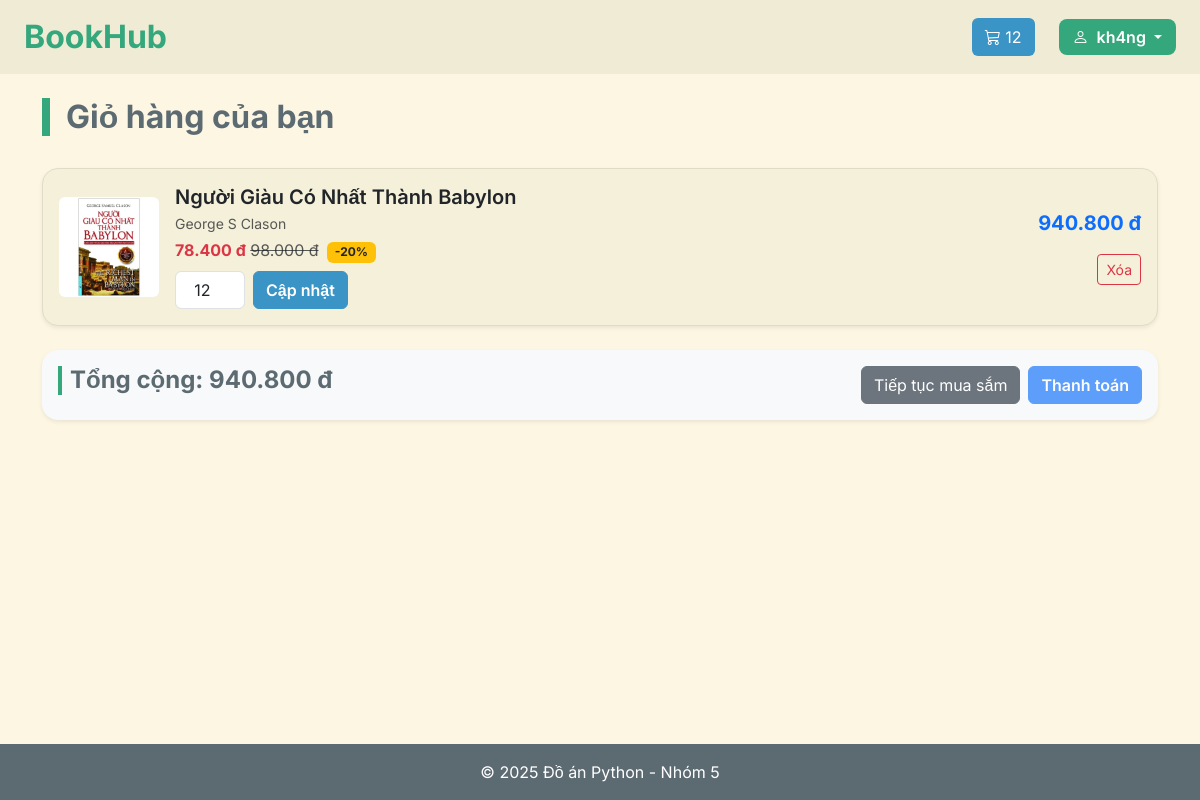
Page /cart/ (signed in) on the committed database.
### cart/models.py (models this page shows, shortened)
class CartItem(models.Model):
    cart = models.ForeignKey(Cart, on_delete=models.CASCADE, related_name='items')
    book = models.ForeignKey(Book, on_delete=models.CASCADE)
    quantity = models.IntegerField(default=1)
    def get_total_price(self):
        return self.quantity * self.book.get_discount_price()
    class Meta:
        verbose_name = 'Mục Giỏ hàng'
        verbose_name_plural = 'Mục Giỏ hàng'

### store/models.py (models this page shows, shortened)
class Book(models.Model):
    category = models.ForeignKey(Category, related_name='books', on_delete=models.CASCADE)
    title = models.CharField(db_index=True)
    slug = models.SlugField(unique=True)
    author = models.CharField(max_length=150)
    description = models.TextField(blank=True)
    price = models.DecimalField(max_digits=10, decimal_places=0)
    stock = models.IntegerField()
    available = models.BooleanField(default=True)
    image = models.ImageField(blank=True)
    discount_percent = models.PositiveIntegerField(default=0)
    created = models.DateTimeField(auto_now_add=True)
    updated = models.DateTimeField(auto_now=True)
    class Meta:
        ordering = ('title',)
        verbose_name = 'Sách'
        verbose_name_plural = 'Sách'
    def get_discount_price(self):
        if self.discount_percent > 0:
            return self.price * (100 - self.discount_percent) / 100
        return self.price

### cart/views.py (the view)
# urls.py: path("", views.cart_detail, name="cart_detail"),
def cart_detail(request):
    if not request.user.is_authenticated:
        return redirect('login')
    cart, created = Cart.objects.get_or_create(user=request.user)
    items = cart.items.select_related('book').all()
    total_price = sum(item.get_total_price() for item in items)
    message = request.session.pop('cart_message', None)
    context = {
        'cart': cart,
        'items': items,
        'total_price': total_price,
        'message': message,
    }
    return render(request, 'cart/detail.html', context)

### cart/context_processors.py (called while the page is built)
def cart_item_count(request):
    if request.user.is_authenticated:
        try:
            cart = request.user.cart
            count = sum(item.quantity for item in cart.items.all())
        except Cart.DoesNotExist:
            count = 0
    else:
        count = 0
    return {'cart_item_count': count}

### store/templatetags/money_filter.py (called while the page is built)
@register.filter
def money(value):
    try:
        value = int(value)
        return f"{value:,}".replace(",", ".") + " đ"
    except (ValueError, TypeError):
        return value

### cart/templates/cart/detail.html (shortened to what this page needs)
{% extends "layout.html" %}
{% load money_filter %}
{% block content %}
<div class="d-flex justify-content-between align-items-center mb-4">
    <h2 class="book-title">Giỏ hàng của bạn</h2>
</div>
{% if items %}
<div class="row g-3">
    {% for item in items %}
    <div class="col-12">
        <div class="card shadow-sm p-3 d-flex flex-row align-items-center rounded-4">
            <div class="me-3" style="width: 100px;">
                {% if item.book.image %}
                    <img src="{{ item.book.image.url }}" alt="{{ item.book.title }}" class="img-fluid rounded">
                {% else %}
                    <div class="d-flex justify-content-center align-items-center bg-light p-3 rounded text-muted">
                        Không có ảnh
                    </div>
                {% endif %}
            </div>
            <div class="flex-grow-1">
                <h5 class="mb-1 fw-semibold">{{ item.book.title }}</h5>
                <p class="mb-1 text-muted small">{{ item.book.author }}</p>
                <p class="mb-2">
                    {% if item.book.discount_percent > 0 %}
                        <span class="text-danger fw-bold">{{ item.book.get_discount_price|money }}</span>
                        <span class="text-muted"><s>{{ item.book.price|money }}</s></span>
                        <span class="badge bg-warning text-dark ms-1">-{{ item.book.discount_percent }}%</span>
                    {% else %}
                        <span class="fw-bold">{{ item.book.price|money }}</span>
                    {% endif %}
                </p>
                <form method="post" action="{% url 'cart_update' %}">
                    <div class="d-flex align-items-center gap-2">
                        <input type="number" name="quantity_{{ item.id }}" value="{{ item.quantity }}" min="1" max="{{ item.book.stock }}" class="form-control text-center" style="width: 70px;">
                          <button type="submit" class="btn btn-primary">Cập nhật</button>
                    </div>
                </form>
            </div>
            <div class="text-end ms-3">
                <p class="fw-bold fs-5 text-primary">{{ item.get_total_price|money }}</p>
                <form method="post" action="{% url 'cart_delete' item.id %}">
                    <button class="btn btn-sm btn-outline-danger">Xóa</button>
                </form>
            </div>
        </div>
    </div>
    {% endfor %}
</div>
<div class="mt-4 d-flex justify-content-between align-items-center flex-wrap bg-light p-3 rounded-4 shadow-sm">
    <h4 class="fw-bold">Tổng cộng: {{ total_price|money }}</h4>
    <div class="mt-2 mt-md-0 d-flex gap-2">
        <a href="{% url 'book_list' %}" class="btn btn-secondary">Tiếp tục mua sắm</a>
        <button class="btn btn-primary" disabled>Thanh toán</button>
    </div>
</div>
{% else %}
<div class="alert alert-info text-center">
    Giỏ hàng đang trống. <a href="{% url 'book_list' %}" class="fw-bold">Mua sắm ngay</a>.
</div>
{% endif %}
{% endblock %}

### templates/layout.html (shortened to what this page needs)
{% load static %}
<!doctype html>
<html lang="vi">
  <head>
    <link
      href="https://cdn.jsdelivr.net/npm/bootstrap@5.3.0/dist/css/bootstrap.min.css"
      rel="stylesheet"
    />
    <link
      href="https://cdn.jsdelivr.net/npm/bootstrap-icons@1.11.1/font/bootstrap-icons.css"
      rel="stylesheet"
    />
    <link rel="stylesheet" href="{% static 'css/layout.css' %}" />
    <link rel="stylesheet" href="{% static 'css/store-list.css' %}" />
    <link rel="stylesheet" href="{% static 'css/store-detail.css' %}" />
    <link rel="stylesheet" href="{% static 'css/auth.css' %}" />
    <link rel="stylesheet" href="{% static 'css/cart-detail.css' %}" />
  </head>
  <body>
    <header>
      <nav class="navbar">
        <a class="navbar-brand m-0 fs-2" href="{% url 'book_list' %}">BookHub</a>
        <div class="d-flex align-items-center gap-2">
          <a href="{% if user.is_authenticated %}{% url 'cart_detail' %}{% else %}{% url 'login' %}{% endif %}"
             class="btn cart-btn">
              <i class="bi bi-cart3"></i>
              {% if cart_item_count > 0 %}
                  {{ cart_item_count }}
              {% endif %}
          </a>
          <div class="ms-3">
              {% if user.is_authenticated %}
              <div class="dropdown">
                  <button class="btn btn-ev-login dropdown-toggle" type="button" data-bs-toggle="dropdown" aria-expanded="false">
                      <i class="bi bi-person me-1"></i>
                      {{ user.username }}
                  </button>
              </div>
              {% else %}
              <a href="{% url 'login' %}" class="btn btn-ev-login">Đăng nhập</a>
              {% endif %}
          </div>
        </div>
      </nav>
    </header>
    <main class="container my-4">
      {% block content %}
      {% endblock %}
    </main>
    <footer class="footer p-3 text-center mt-5">
      &copy; 2025 Đồ án Python - Nhóm 5
    </footer>
  </body>
</html>

### static/css/layout.css (style rules this page uses)
:root { --light-fg: #5c6a72; --light-red: #f85552; --light-orange: #f57d26; --light-yellow: #dfa000; --light-green: #8da101; --light-blue: #3a94c5; --light-aqua: #35a77c; --light-purple: #df69ba; --light-gray-0: #a6b0a0; --light-gray-1: #939f91; --light-gray-2: #829181; --light-bg-dim: #efebd4; --light-bg-0: #fdf6e3; --light-bg-1: #f4f0d9; --light-bg-2: #efebd4; --light-bg-3: #e6e2cc; --light-bg-4: #e0dcc7; --light-bg-5: #bdc3af; }
html, body { height: 100%; }
body { display: flex; flex-direction: column; min-height: 100vh; background-color: var(--light-bg-0); font-family: "Inter", sans-serif; }
main.container { flex: 1; }
.footer { background-color: var(--light-fg); color: white; }
.navbar { background-color: var(--light-bg-dim); padding: 8px 24px; }
.navbar-brand { font-weight: bold; color: var(--light-aqua); }
.cart-btn { background-color: var(--light-blue); color: white; }
.btn-ev-login { background-color: var(--light-aqua); color: white; border: none; border-radius: 8px; font-weight: 600; padding: 6px 14px; transition: 0.2s; }

### static/css/store-list.css (style rules this page uses)
:root { --fg: var(--light-fg); --border: var(--light-bg-4); --bg: var(--light-bg-0); --bg-soft: var(--light-bg-1); --bg-hover: var(--light-bg-2); --accent-blue: var(--light-blue); --accent-green: var(--light-aqua); --accent-orange: var(--light-orange); --accent-red: var(--light-red); }
body { background-color: var(--bg); color: var(--fg); font-family: "Inter", sans-serif; }
.card { background-color: var(--bg-soft); border: 1px solid var(--border); border-radius: 10px; transition: 0.25s; }
.btn-primary { background-color: var(--accent-blue); border-color: var(--accent-blue); font-weight: 600; }
h2, h4 { color: var(--fg); font-weight: 700; padding-left: 0.5rem; border-left: 4px solid var(--accent-green); }
h2 { border-left: 8px solid var(--accent-green); padding-left: 1rem; }

### static/css/store-detail.css (style rules this page uses)
:root { --ev-bg: #f3efdc; --ev-bg-soft: #ebe6d4; --ev-card: #f9f5e6; --ev-text: #5c6a72; --ev-text-bold: #475258; --ev-accent: #df8644; --ev-accent-dark: #c56d32; }

### static/css/auth.css (style rules this page uses)
input, select, textarea { width: 100%; border-radius: 8px; border: 1px solid var(--light-bg-4); padding: 10px 14px; font-size: 1rem; transition: 0.2s; }

### templates/layout.html (style rules this page uses)
html, body { height: 100%; }
body { display: flex; flex-direction: column; min-height: 100vh; }
main.container { flex: 1; }

### rows in the picture
CartItem: book.image (picture), book "Người Giàu Có Nhất Thành Babylon", book.author "George S Clason", book.get_discount_price "78.400 đ", book.price "98.000 đ", book.discount_percent "20", quantity "12", get_total_price "940.800 đ"

### other values in the picture
{{ cart_item_count }} "12"
{{ user.username }} "kh4ng"
{{ total_price|money }} "940.800 đ"
